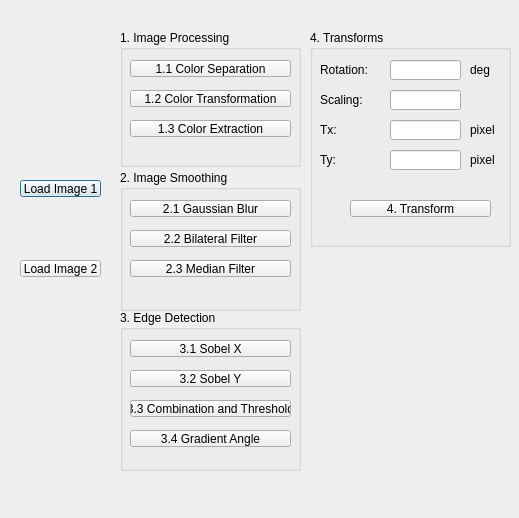
<?xml version="1.0" encoding="UTF-8"?>
<ui version="4.0">
 <class>Dialog</class>
 <widget class="QDialog" name="Dialog">
  <property name="geometry">
   <rect>
    <x>0</x>
    <y>0</y>
    <width>519</width>
    <height>518</height>
   </rect>
  </property>
  <property name="sizePolicy">
   <sizepolicy hsizetype="Preferred" vsizetype="Preferred">
    <horstretch>0</horstretch>
    <verstretch>0</verstretch>
   </sizepolicy>
  </property>
  <property name="windowTitle">
   <string>Dialog</string>
  </property>
  <widget class="QPushButton" name="btn_load_1">
   <property name="geometry">
    <rect>
     <x>20</x>
     <y>180</y>
     <width>81</width>
     <height>17</height>
    </rect>
   </property>
   <property name="sizePolicy">
    <sizepolicy hsizetype="Fixed" vsizetype="Fixed">
     <horstretch>0</horstretch>
     <verstretch>0</verstretch>
    </sizepolicy>
   </property>
   <property name="text">
    <string>Load Image 1</string>
   </property>
  </widget>
  <widget class="QPushButton" name="btn_load_2">
   <property name="geometry">
    <rect>
     <x>20</x>
     <y>260</y>
     <width>81</width>
     <height>17</height>
    </rect>
   </property>
   <property name="sizePolicy">
    <sizepolicy hsizetype="Fixed" vsizetype="Fixed">
     <horstretch>0</horstretch>
     <verstretch>0</verstretch>
    </sizepolicy>
   </property>
   <property name="text">
    <string>Load Image 2</string>
   </property>
  </widget>
  <widget class="QGroupBox" name="groupBox">
   <property name="geometry">
    <rect>
     <x>120</x>
     <y>30</y>
     <width>181</width>
     <height>137</height>
    </rect>
   </property>
   <property name="sizePolicy">
    <sizepolicy hsizetype="Fixed" vsizetype="Fixed">
     <horstretch>0</horstretch>
     <verstretch>0</verstretch>
    </sizepolicy>
   </property>
   <property name="title">
    <string>1. Image Processing</string>
   </property>
   <widget class="QPushButton" name="btn_1_1">
    <property name="geometry">
     <rect>
      <x>10</x>
      <y>30</y>
      <width>161</width>
      <height>17</height>
     </rect>
    </property>
    <property name="sizePolicy">
     <sizepolicy hsizetype="Fixed" vsizetype="Fixed">
      <horstretch>0</horstretch>
      <verstretch>0</verstretch>
     </sizepolicy>
    </property>
    <property name="text">
     <string>1.1 Color Separation</string>
    </property>
   </widget>
   <widget class="QPushButton" name="btn_1_2">
    <property name="geometry">
     <rect>
      <x>10</x>
      <y>60</y>
      <width>161</width>
      <height>17</height>
     </rect>
    </property>
    <property name="sizePolicy">
     <sizepolicy hsizetype="Fixed" vsizetype="Fixed">
      <horstretch>0</horstretch>
      <verstretch>0</verstretch>
     </sizepolicy>
    </property>
    <property name="text">
     <string>1.2 Color Transformation</string>
    </property>
   </widget>
   <widget class="QPushButton" name="btn_1_3">
    <property name="geometry">
     <rect>
      <x>10</x>
      <y>90</y>
      <width>161</width>
      <height>17</height>
     </rect>
    </property>
    <property name="sizePolicy">
     <sizepolicy hsizetype="Fixed" vsizetype="Fixed">
      <horstretch>0</horstretch>
      <verstretch>0</verstretch>
     </sizepolicy>
    </property>
    <property name="text">
     <string>1.3 Color Extraction</string>
    </property>
   </widget>
  </widget>
  <widget class="QGroupBox" name="groupBox_2">
   <property name="geometry">
    <rect>
     <x>120</x>
     <y>170</y>
     <width>181</width>
     <height>141</height>
    </rect>
   </property>
   <property name="sizePolicy">
    <sizepolicy hsizetype="Fixed" vsizetype="Preferred">
     <horstretch>0</horstretch>
     <verstretch>0</verstretch>
    </sizepolicy>
   </property>
   <property name="title">
    <string>2. Image Smoothing</string>
   </property>
   <widget class="QPushButton" name="pushButton_7">
    <property name="geometry">
     <rect>
      <x>10</x>
      <y>30</y>
      <width>161</width>
      <height>17</height>
     </rect>
    </property>
    <property name="sizePolicy">
     <sizepolicy hsizetype="Fixed" vsizetype="Fixed">
      <horstretch>0</horstretch>
      <verstretch>0</verstretch>
     </sizepolicy>
    </property>
    <property name="text">
     <string>2.1 Gaussian Blur</string>
    </property>
   </widget>
   <widget class="QPushButton" name="pushButton_8">
    <property name="geometry">
     <rect>
      <x>10</x>
      <y>60</y>
      <width>161</width>
      <height>17</height>
     </rect>
    </property>
    <property name="sizePolicy">
     <sizepolicy hsizetype="Fixed" vsizetype="Fixed">
      <horstretch>0</horstretch>
      <verstretch>0</verstretch>
     </sizepolicy>
    </property>
    <property name="text">
     <string>2.2 Bilateral Filter</string>
    </property>
   </widget>
   <widget class="QPushButton" name="pushButton_9">
    <property name="geometry">
     <rect>
      <x>10</x>
      <y>90</y>
      <width>161</width>
      <height>17</height>
     </rect>
    </property>
    <property name="sizePolicy">
     <sizepolicy hsizetype="Fixed" vsizetype="Fixed">
      <horstretch>0</horstretch>
      <verstretch>0</verstretch>
     </sizepolicy>
    </property>
    <property name="text">
     <string>2.3 Median Filter</string>
    </property>
   </widget>
  </widget>
  <widget class="QGroupBox" name="groupBox_4">
   <property name="geometry">
    <rect>
     <x>120</x>
     <y>310</y>
     <width>181</width>
     <height>161</height>
    </rect>
   </property>
   <property name="sizePolicy">
    <sizepolicy hsizetype="Fixed" vsizetype="Preferred">
     <horstretch>0</horstretch>
     <verstretch>0</verstretch>
    </sizepolicy>
   </property>
   <property name="title">
    <string>3. Edge Detection</string>
   </property>
   <widget class="QPushButton" name="btn_3_1">
    <property name="geometry">
     <rect>
      <x>10</x>
      <y>30</y>
      <width>161</width>
      <height>17</height>
     </rect>
    </property>
    <property name="sizePolicy">
     <sizepolicy hsizetype="Fixed" vsizetype="Fixed">
      <horstretch>0</horstretch>
      <verstretch>0</verstretch>
     </sizepolicy>
    </property>
    <property name="text">
     <string>3.1 Sobel X</string>
    </property>
   </widget>
   <widget class="QPushButton" name="btn_3_2">
    <property name="geometry">
     <rect>
      <x>10</x>
      <y>60</y>
      <width>161</width>
      <height>17</height>
     </rect>
    </property>
    <property name="sizePolicy">
     <sizepolicy hsizetype="Fixed" vsizetype="Fixed">
      <horstretch>0</horstretch>
      <verstretch>0</verstretch>
     </sizepolicy>
    </property>
    <property name="text">
     <string>3.2 Sobel Y</string>
    </property>
   </widget>
   <widget class="QPushButton" name="btn_3_3">
    <property name="geometry">
     <rect>
      <x>10</x>
      <y>90</y>
      <width>161</width>
      <height>17</height>
     </rect>
    </property>
    <property name="sizePolicy">
     <sizepolicy hsizetype="Maximum" vsizetype="Maximum">
      <horstretch>0</horstretch>
      <verstretch>0</verstretch>
     </sizepolicy>
    </property>
    <property name="text">
     <string>3.3 Combination and Threshold</string>
    </property>
   </widget>
   <widget class="QPushButton" name="btn_3_4">
    <property name="geometry">
     <rect>
      <x>10</x>
      <y>120</y>
      <width>161</width>
      <height>17</height>
     </rect>
    </property>
    <property name="sizePolicy">
     <sizepolicy hsizetype="Fixed" vsizetype="Fixed">
      <horstretch>0</horstretch>
      <verstretch>0</verstretch>
     </sizepolicy>
    </property>
    <property name="text">
     <string>3.4 Gradient Angle</string>
    </property>
   </widget>
  </widget>
  <widget class="QGroupBox" name="groupBox_5">
   <property name="geometry">
    <rect>
     <x>310</x>
     <y>30</y>
     <width>201</width>
     <height>217</height>
    </rect>
   </property>
   <property name="sizePolicy">
    <sizepolicy hsizetype="Fixed" vsizetype="Preferred">
     <horstretch>0</horstretch>
     <verstretch>0</verstretch>
    </sizepolicy>
   </property>
   <property name="title">
    <string>4. Transforms</string>
   </property>
   <widget class="QLineEdit" name="Input_Rotation">
    <property name="geometry">
     <rect>
      <x>80</x>
      <y>30</y>
      <width>71</width>
      <height>20</height>
     </rect>
    </property>
    <property name="sizePolicy">
     <sizepolicy hsizetype="Fixed" vsizetype="Fixed">
      <horstretch>0</horstretch>
      <verstretch>0</verstretch>
     </sizepolicy>
    </property>
   </widget>
   <widget class="QLabel" name="label">
    <property name="geometry">
     <rect>
      <x>10</x>
      <y>30</y>
      <width>61</width>
      <height>20</height>
     </rect>
    </property>
    <property name="sizePolicy">
     <sizepolicy hsizetype="Fixed" vsizetype="Preferred">
      <horstretch>0</horstretch>
      <verstretch>0</verstretch>
     </sizepolicy>
    </property>
    <property name="text">
     <string>Rotation:</string>
    </property>
   </widget>
   <widget class="QLabel" name="label_2">
    <property name="geometry">
     <rect>
      <x>160</x>
      <y>30</y>
      <width>41</width>
      <height>20</height>
     </rect>
    </property>
    <property name="sizePolicy">
     <sizepolicy hsizetype="Fixed" vsizetype="Preferred">
      <horstretch>0</horstretch>
      <verstretch>0</verstretch>
     </sizepolicy>
    </property>
    <property name="text">
     <string>deg</string>
    </property>
   </widget>
   <widget class="QLineEdit" name="Input_Scaling">
    <property name="geometry">
     <rect>
      <x>80</x>
      <y>60</y>
      <width>71</width>
      <height>20</height>
     </rect>
    </property>
    <property name="sizePolicy">
     <sizepolicy hsizetype="Fixed" vsizetype="Fixed">
      <horstretch>0</horstretch>
      <verstretch>0</verstretch>
     </sizepolicy>
    </property>
   </widget>
   <widget class="QLabel" name="label_5">
    <property name="geometry">
     <rect>
      <x>10</x>
      <y>60</y>
      <width>61</width>
      <height>20</height>
     </rect>
    </property>
    <property name="sizePolicy">
     <sizepolicy hsizetype="Fixed" vsizetype="Preferred">
      <horstretch>0</horstretch>
      <verstretch>0</verstretch>
     </sizepolicy>
    </property>
    <property name="text">
     <string>Scaling:</string>
    </property>
   </widget>
   <widget class="QLineEdit" name="Input_Tx">
    <property name="geometry">
     <rect>
      <x>80</x>
      <y>90</y>
      <width>71</width>
      <height>20</height>
     </rect>
    </property>
    <property name="sizePolicy">
     <sizepolicy hsizetype="Fixed" vsizetype="Fixed">
      <horstretch>0</horstretch>
      <verstretch>0</verstretch>
     </sizepolicy>
    </property>
   </widget>
   <widget class="QLabel" name="label_7">
    <property name="geometry">
     <rect>
      <x>10</x>
      <y>90</y>
      <width>61</width>
      <height>20</height>
     </rect>
    </property>
    <property name="sizePolicy">
     <sizepolicy hsizetype="Fixed" vsizetype="Preferred">
      <horstretch>0</horstretch>
      <verstretch>0</verstretch>
     </sizepolicy>
    </property>
    <property name="text">
     <string>Tx:</string>
    </property>
   </widget>
   <widget class="QLabel" name="label_8">
    <property name="geometry">
     <rect>
      <x>160</x>
      <y>90</y>
      <width>41</width>
      <height>20</height>
     </rect>
    </property>
    <property name="sizePolicy">
     <sizepolicy hsizetype="Fixed" vsizetype="Preferred">
      <horstretch>0</horstretch>
      <verstretch>0</verstretch>
     </sizepolicy>
    </property>
    <property name="text">
     <string>pixel</string>
    </property>
   </widget>
   <widget class="QLineEdit" name="Input_Ty">
    <property name="geometry">
     <rect>
      <x>80</x>
      <y>120</y>
      <width>71</width>
      <height>20</height>
     </rect>
    </property>
    <property name="sizePolicy">
     <sizepolicy hsizetype="Fixed" vsizetype="Fixed">
      <horstretch>0</horstretch>
      <verstretch>0</verstretch>
     </sizepolicy>
    </property>
   </widget>
   <widget class="QLabel" name="label_9">
    <property name="geometry">
     <rect>
      <x>10</x>
      <y>120</y>
      <width>61</width>
      <height>20</height>
     </rect>
    </property>
    <property name="sizePolicy">
     <sizepolicy hsizetype="Fixed" vsizetype="Preferred">
      <horstretch>0</horstretch>
      <verstretch>0</verstretch>
     </sizepolicy>
    </property>
    <property name="text">
     <string>Ty:</string>
    </property>
   </widget>
   <widget class="QLabel" name="label_10">
    <property name="geometry">
     <rect>
      <x>160</x>
      <y>120</y>
      <width>41</width>
      <height>20</height>
     </rect>
    </property>
    <property name="sizePolicy">
     <sizepolicy hsizetype="Fixed" vsizetype="Preferred">
      <horstretch>0</horstretch>
      <verstretch>0</verstretch>
     </sizepolicy>
    </property>
    <property name="text">
     <string>pixel</string>
    </property>
   </widget>
   <widget class="QPushButton" name="btn_4">
    <property name="geometry">
     <rect>
      <x>40</x>
      <y>170</y>
      <width>141</width>
      <height>17</height>
     </rect>
    </property>
    <property name="sizePolicy">
     <sizepolicy hsizetype="Fixed" vsizetype="Fixed">
      <horstretch>0</horstretch>
      <verstretch>0</verstretch>
     </sizepolicy>
    </property>
    <property name="text">
     <string>4. Transform</string>
    </property>
   </widget>
  </widget>
 </widget>
 <resources/>
 <connections/>
</ui>
